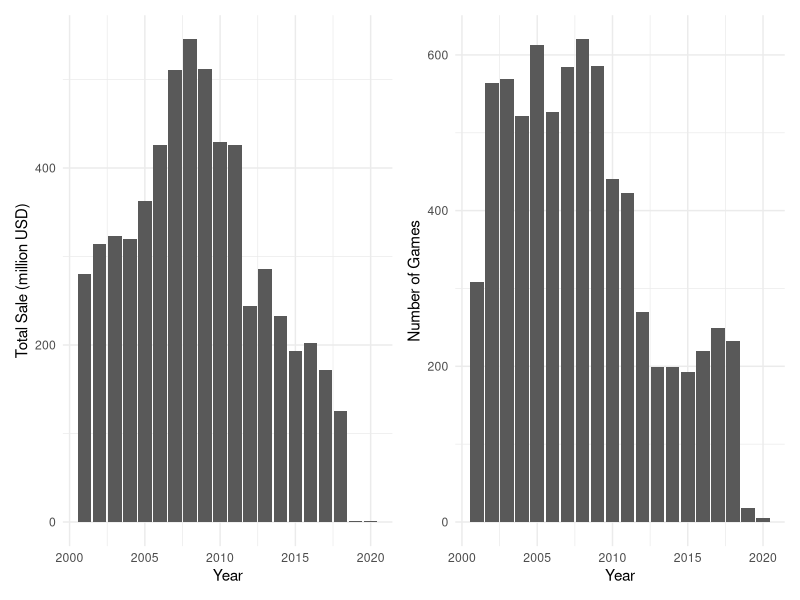
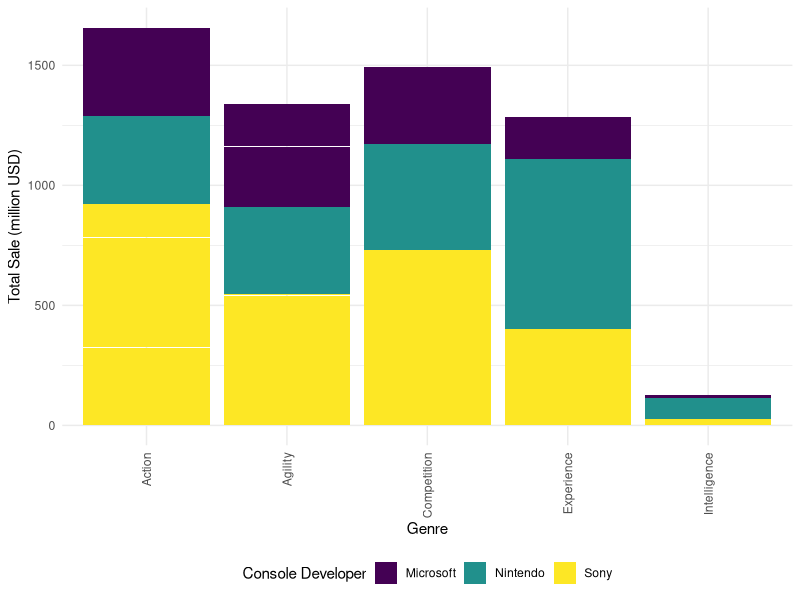
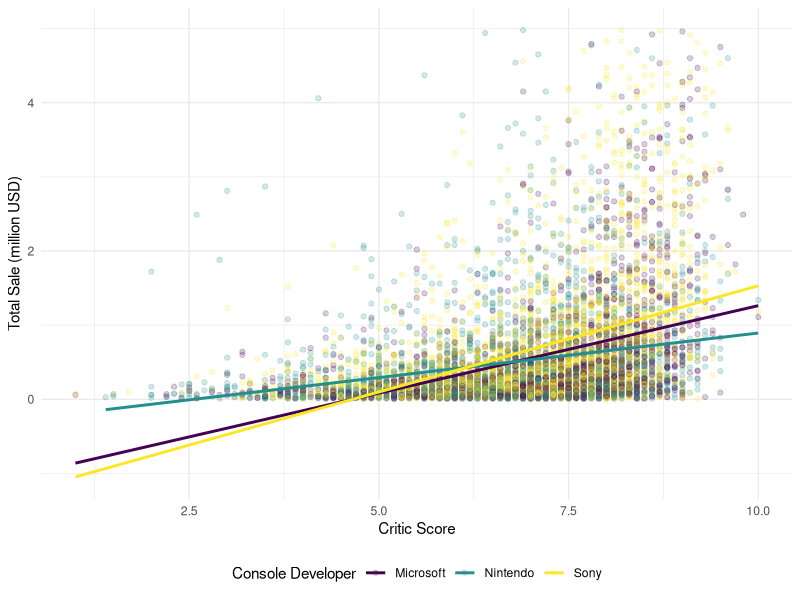
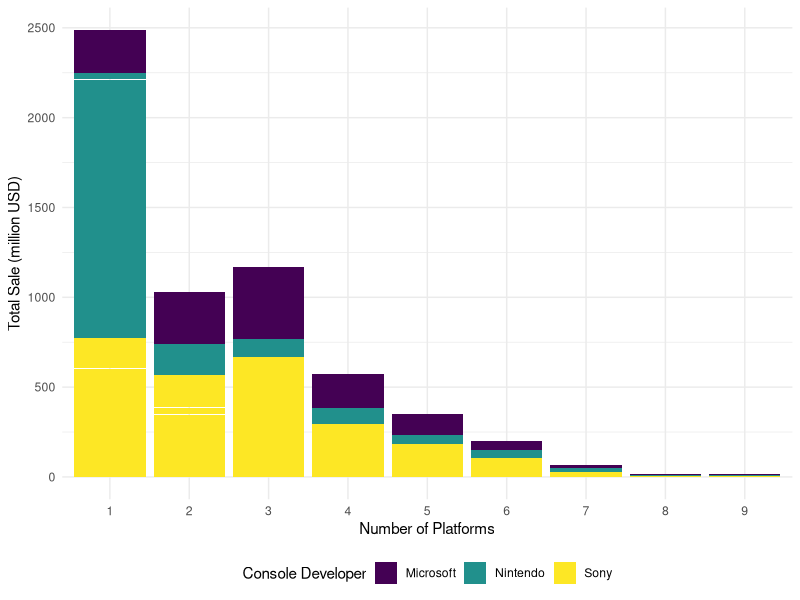

Here is the R script that generated these plots, in order:
## ---- chunk 1
library(tidyverse)
library(patchwork)
library(ggpubr)

theme_set(theme_minimal() + theme(legend.position = "bottom"))

options(
  ggplot2.continuous.colour = "viridis",
  ggplot2.continuous.fill = "viridis"
)

scale_colour_discrete = scale_colour_viridis_d
scale_fill_discrete = scale_fill_viridis_d
## ---- chunk 2
games_df = read_csv("./data/games.csv")

totalsale = games_df %>% 
  group_by(release_year) %>% 
  summarize(
    totalsale = sum(total_sale)
  ) %>% 
  drop_na() %>% 
  ggplot(aes(x = release_year, y = totalsale)) +
  geom_col() +
  labs(x = "Year", y = "Total Sale (million USD)")

totalcount = games_df %>% 
 group_by(release_year) %>% 
  summarize(
    count = n()
  ) %>% 
  drop_na() %>% 
  ggplot(aes(x = release_year, y = count)) +
  geom_col() +
  labs(x = "Year", y = "Number of Games")


totalsale + totalcount
## ---- chunk 3
games_df %>% 
  ggplot(aes(x = genre, y = total_sale, fill = console_developer)) +
  geom_bar(stat = "identity", position = "stack") +
  theme(axis.text.x = element_text(angle = 90, vjust = 0.5, hjust = 1)) +
  labs(x = "Genre", y = "Total Sale (million USD)", fill = "Console Developer")
## ---- chunk 4
games_df %>% 
  filter(total_sale < 5) %>% 
  ggplot(aes(x = critic_score, y = total_sale, color = console_developer)) +
  geom_point(alpha = 0.2) +
  geom_smooth(method = 'lm', se = F) +
  labs(x = "Critic Score", y = "Total Sale (million USD)", color = "Console Developer")
## ---- chunk 5
games_df %>% 
  mutate(n_platforms = as.factor(n_platforms)) %>% 
  ggplot(aes(x = n_platforms, y = total_sale, fill = console_developer)) +
  geom_bar(stat = "identity", position = "stack") +
  labs(x = "Number of Platforms", y = "Total Sale (million USD)", fill = "Console Developer")
